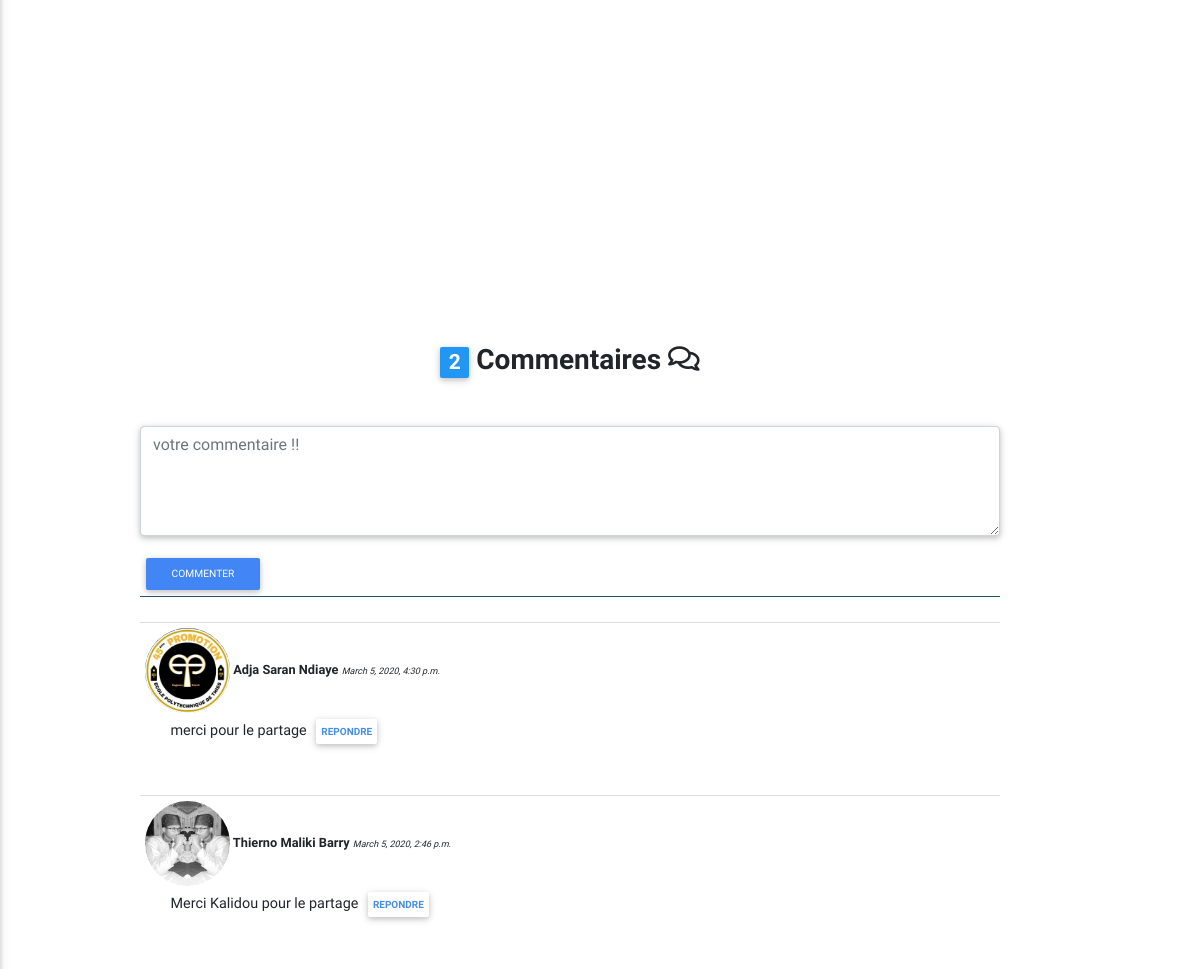
Page /compte/doc/comment/3/ (signed in, middle part) on the earlier database version.
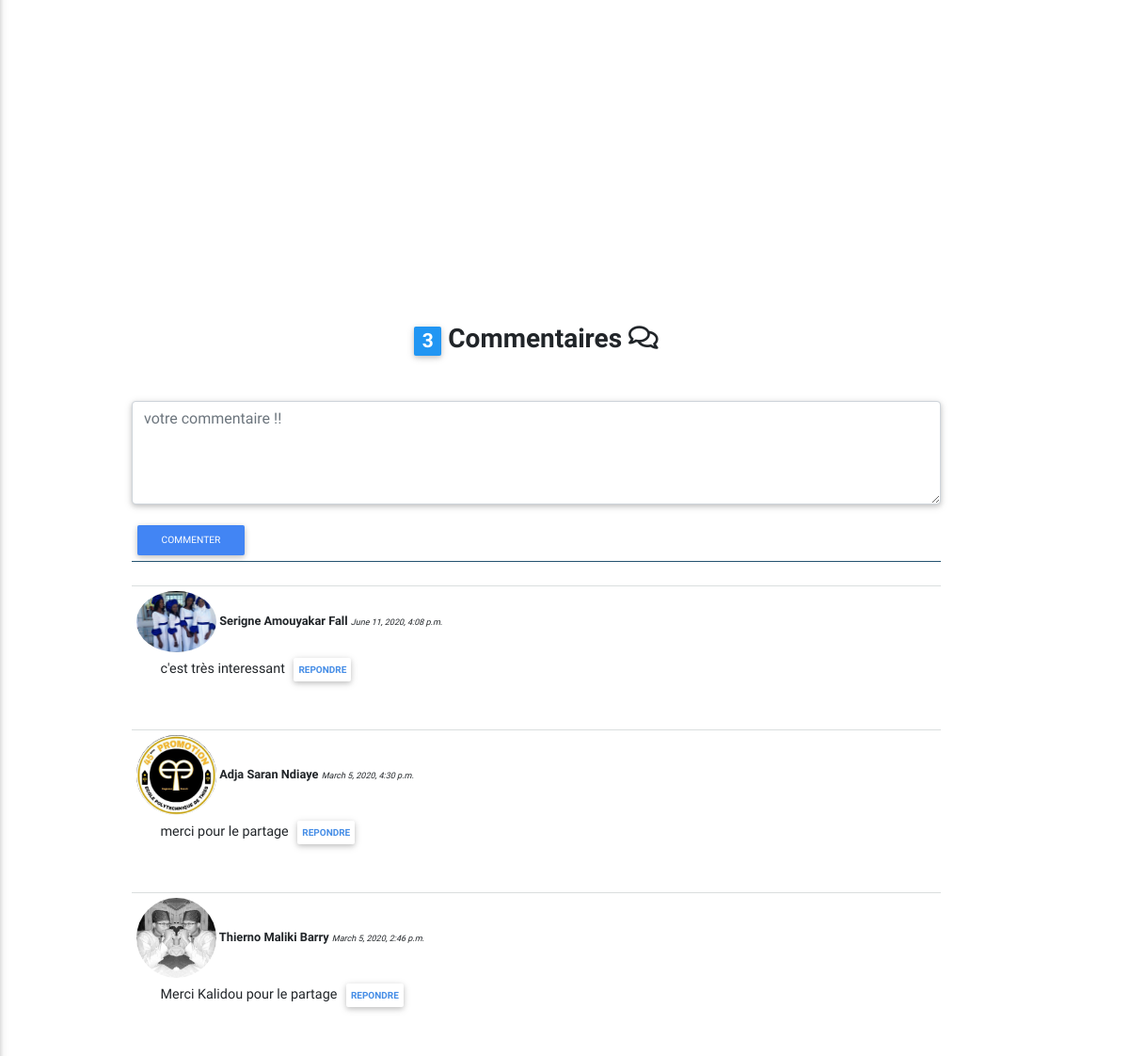
Same page on the later database version.
### ged_app/models.py (models this page shows, shortened)
class Commentaire(models.Model):
    author_id = models.ForeignKey(Eleve, on_delete=models.CASCADE)
    doc = models.ForeignKey(Document, on_delete=models.CASCADE)
    reply = models.ForeignKey('Commentaire', null=True, related_name='repliques', on_delete = models.CASCADE)
    date_commentaire = models.DateTimeField(auto_now_add=True, null=True)
    choc = models.IntegerField(default=0)
    signaler = models.IntegerField(default=0)
    contenu = models.TextField(max_length=1000, null = True)

class Eleve(models.Model):
    LISTE_CLASSE = (
        ('TC1', 'TC1'),
        ('TC2','TC2'),
        ('DIC1','DIC1'),
        ('DIC2','DIC2'),
        ('DIC3','DIC3')
    )
    LISTE_GENIE = (
        ('GIT','Génie Informatique et Télécommunications'),
        ('Génie Civil','Génie Civil'),
        ('Génie Electromécanique','Génie Electro-Mécanique'),
        ('Tronc Commun', 'Tronc Commun')
    )
    user = models.OneToOneField(User,null = True, blank=True,on_delete=models.CASCADE)
    name = models.CharField( max_length=150, null=True)
    age = models.IntegerField(null=True)
    sexe = models.CharField(max_length=80, choices = [('Homme', 'Homme' ), ('Femme', 'Femme')], null=True)
    classe = models.CharField(max_length=50 , null =True ,  choices = LISTE_CLASSE)
    genie = models.CharField(max_length=100, null = True, choices = LISTE_GENIE)
    photo_profile = models.ImageField(default ="user-default.png",null = True, blank = True )
    def __str__(self):
        if self.name != None:
            return self.name
        else:
            return "%% No name %%"

### ged_app/views.py (the view, shortened to what this page needs)
# urls.py: re_path(r'^compte/doc/comment/(?P<pk>[0-9]*)/$', views.comments, name='comments'),
@login_required(login_url='connecter')
def comments(request, pk):
    docs = Document.objects.get(id=int(pk))
    com  = Commentaire.objects.filter(doc=docs, reply=None).order_by('-id')
    comment_form  = CommentForm()
    context = {
        'doc':docs,
        'comments' : com,
        'comment_form':comment_form
        }
    return render (request, 'ged_app/documents/doc_comments.html', context)

### ged_app/forms.py
class CommentForm(forms.ModelForm):
    contenu = forms.CharField(label="", widget=forms.Textarea(attrs={'class':'form-control z-depth-1', 'placeholder':'votre commentaire !!', 'rows':'4', 'cols':'50'}))
    class Meta:
        model = Commentaire
        fields = ('contenu',)

### ged_app/templates/ged_app/documents/doc_comments.html (shortened to what this page needs)
{% extends '../main.html' %}
{% block content %}
<body style="margin-top: 5%;">
<div class="row" id = "iframe">
    <embed type="application/pdf" width="70%" height="1000px" src="{{ doc.fichier.url }}"/>
</div>
<div id="cmt">
    <div class="text-center my-5">
        <h3 class="font-weight-bold">
            <span class="badge blue">{{ comments.count }}</span> Commentaire{{ comments|pluralize }}  <i class="far fa-comments"></i>
        </h3>
    </div>
    <div style="margin-bottom: 25px; border-bottom: solid 1px rgb(36, 83, 112)">
        <form method="POST" action="{% url 'comments' pk=doc.pk %}">
            {{ comment_form.as_p }}
            <input type='submit' value='commenter' class="btn btn-sm btn-primary">
        </form>
    </div>   <div class='main-comment-section' style="margin-bottom:50%;">
        {% for comment in comments %}
        <div style="border-top: solid 0.05px #c0c8c897; padding:5px;">
            <small style="font-weight:bold;" class="waves-effect waves-light">
                <img src="{{comment.author_id.photo_profile.url}}"  class="rounded-circle waves-effect waves-light" alt="photo_profile" style=" max-width: 10%; max-height: 5%;  padding :0; ">
                 {{ comment.author_id }}
                <span style='font-size:9px; font-style: italic; font-weight:normal;'> {{ comment.date_commentaire }} </span>
            </small>
            <p style="margin-left: 3%; ">{{ comment.contenu }} <button  type="button" name="button" class="reply-btn btn white" style="font-size:10px; font-weight:bold; padding:5px;color:#458de6;">
            Repondre</button></p>
        <br>
        </div>
        {% endfor %}
    </div>
</div>
</body>
{% endblock %}

Differences in the rows shown:
added Commentaire: author_id.photo_profile (picture), author_id "Serigne Amouyakar Fall", date_commentaire "June 11, 2020, 4:08 p.m.", contenu "c'est très interessant"
Other differences:
{{ comments.count }}: "2" → "3"
